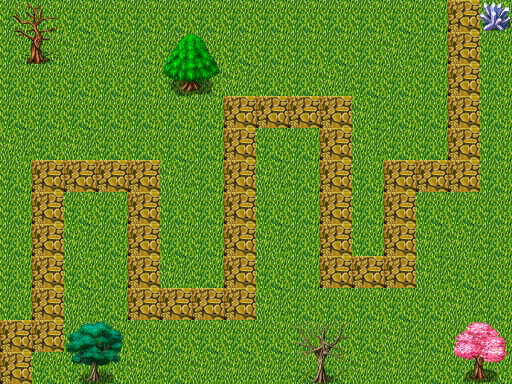

Tiled map render using the project's own tile images. Description and the map definition, with tile-layer contents summarised, below:
An orthogonal 16x12 tile map with 32x32 px tiles, 1 tile layer (Calque de Tile 1).

<map version="1.0" orientation="orthogonal" width="16" height="12" tilewidth="32" tileheight="32">
 <tileset firstgid="1" name="fullTileset" tilewidth="32" tileheight="32">
  <image source="fullTileset.png" width="832" height="800" />
 </tileset>
 <layer name="Calque de Tile 1" width="16" height="12">
  <data>[192 cells, 192 non-empty, 26 distinct tile ids]</data>
 </layer>
</map>